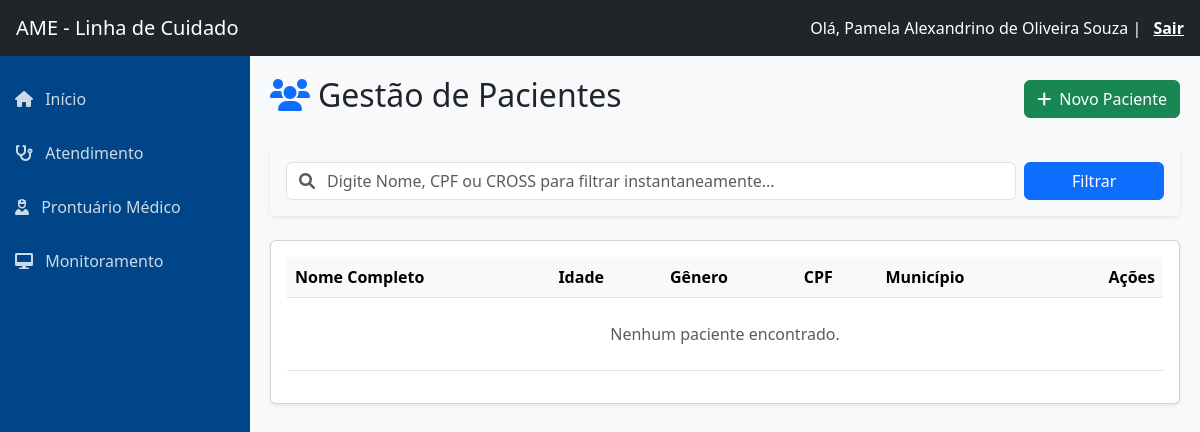
/pacientes/ (signed in), run on an earlier commit of the app's database.
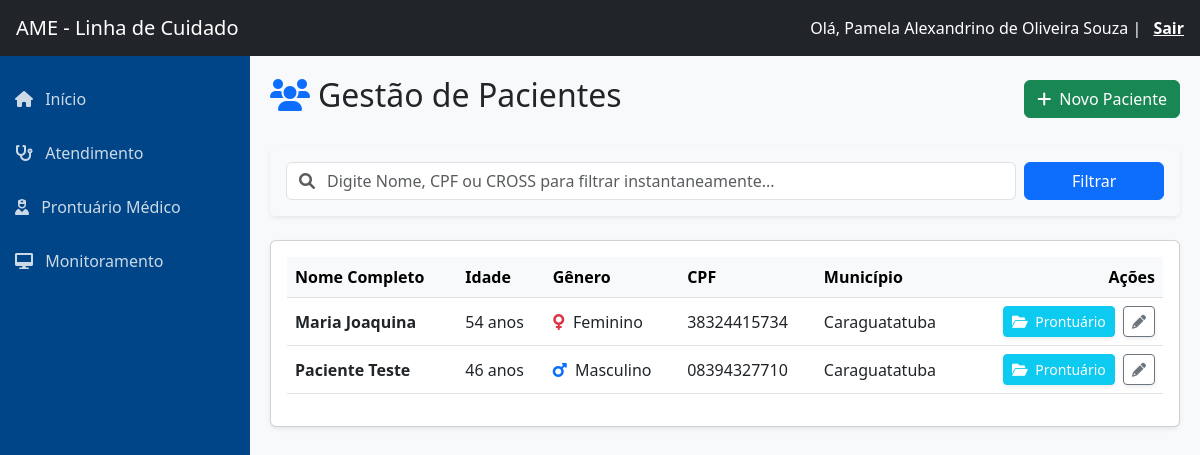
And on a later commit of the database.
### core/models.py (models this page shows, shortened)
class Usuario(AbstractUser):
    mudar_senha = models.BooleanField(default=False, verbose_name="Forçar Troca de Senha")
    email_verificado = models.BooleanField(default=False, verbose_name="Email Verificado")
    TIPO_PROFISSIONAL_CHOICES = [
        ('MED', 'Médico'),
        ('ENF', 'Enfermeiro'),
        ('NUT', 'Nutricionista'),
        ('FAR', 'Farmacêutico'),
    ]
    TIPO_REGISTRO_CHOICES = [
        ('CRM', 'CRM'),
        ('COREN', 'COREN'),
        ('CRN', 'CRN'),
        ('CRF', 'CRF'),
    ]
    tipo_profissional = models.CharField(
        max_length=3,
        choices=TIPO_PROFISSIONAL_CHOICES,
        null=True,
        blank=True,
        verbose_name="Tipo Profissional"
    )
    tipo_registro = models.CharField(
        max_length=10,
        choices=TIPO_REGISTRO_CHOICES,
        null=True,
        blank=True,
        verbose_name="Conselho (Ex: CRM)"
    )
    registro_profissional = models.CharField(
        max_length=20,
        null=True,
        blank=True,
        verbose_name="Número do Conselho"
    )
    drt = models.CharField(
        max_length=20,
        null=True,
        blank=True,
        verbose_name="DRT / Matrícula"
    )
    USERNAME_FIELD = 'username'
    REQUIRED_FIELDS = ['email', 'first_name', 'last_name']

class Paciente(models.Model):
    SEXO_CHOICES = [('M', 'Masculino'), ('F', 'Feminino')]
    ETNIA_CHOICES = [
        ('Branca', 'Branca'), ('Parda', 'Parda'),
        ('Negra', 'Negra'), ('Indígena', 'Indígena')
    ]
    nome = models.CharField(max_length=100)
    cpf = models.CharField(max_length=14, unique=True)
    sexo = models.CharField(max_length=1, choices=SEXO_CHOICES)
    etnia = models.CharField(max_length=20, choices=ETNIA_CHOICES)
    data_nascimento = models.DateField()
    data_insercao = models.DateField(default=date.today)
    data_alta = models.DateField(null=True, blank=True)
    municipio = models.CharField(max_length=100, default='Caraguatatuba')
    telefone = models.CharField(max_length=20, blank=True)
    ativo = models.BooleanField(default=True)
    siresp = models.CharField(max_length=20, null=True, blank=True, verbose_name="Número CROSS / SIRESP")
    altura_ultima = models.DecimalField(max_digits=4, decimal_places=2, null=True, blank=True)
    @property
    def idade(self):
        if not self.data_nascimento: return 0
        hoje = date.today()
        return hoje.year - self.data_nascimento.year - (
                (hoje.month, hoje.day) < (self.data_nascimento.month, self.data_nascimento.day))

### core/decorators.py (the view)
    def wrapper_func(request, *args, **kwargs):
        allowed_roles = ['MED', 'ENF', 'NUT', 'FAR']
        if request.user.is_authenticated and (
                request.user.tipo_profissional in allowed_roles or request.user.is_superuser):
            return view_func(request, *args, **kwargs)
        else:
            messages.error(request, "Acesso restrito à Equipe de Profissionais de Saúde.")
            return redirect('index')

### core/views.py (called while the page is built)
@login_required
@health_team
def gestao_pacientes(request):
    termo = request.GET.get('busca')
    abrir_modal = request.GET.get('novo') == 'true'
    if termo:
        pacientes = Paciente.objects.filter(
            Q(nome__icontains=termo) |
            Q(cpf__icontains=termo) |
            Q(siresp__icontains=termo)
        ).order_by('nome')
    else:
        pacientes = Paciente.objects.all().order_by('nome')
    return render(request, 'pacientes.html', {
        'pacientes': pacientes,
        'abrir_modal': abrir_modal
    })

### core/templates/pacientes.html (shortened to what this page needs)
{% extends 'sidebar.html' %}
{% load static %}
{% block content %}
<div class="d-flex justify-content-between align-items-center mb-4">
    <h2><i class="fas fa-users text-primary me-2"></i>Gestão de Pacientes</h2>
    <button class="btn btn-success" onclick="abrirModalNovo()">
        <i class="fas fa-plus me-2"></i>Novo Paciente
    </button>
</div>
<div class="card shadow-sm mb-4 border-0">
    <div class="card-body bg-light rounded">
        <form method="GET" class="row g-2 align-items-center" id="searchForm">
            <div class="col-md-10">
                <div class="input-group">
                    <span class="input-group-text bg-white text-muted"><i class="fas fa-search"></i></span>
                    <input type="text" name="busca" id="inputBusca" class="form-control border-start-0 ps-0"
                           placeholder="Digite Nome, CPF ou CROSS para filtrar instantaneamente..."
                           value="{{ request.GET.busca|default:'' }}" autocomplete="off" autofocus>
                </div>
            </div>
            <div class="col-md-2">
                <button type="submit" class="btn btn-primary w-100">Filtrar</button>
            </div>
        </form>
    </div>
</div>
<div class="card shadow-sm">
    <div class="card-body">
        <div class="table-responsive">
            <table class="table table-hover align-middle">
                <thead class="table-light">
                    <tr>
                        <th>Nome Completo</th>
                        <th>Idade</th>
                        <th>Gênero</th>
                        <th>CPF</th>
                        <th>Município</th>
                        <th class="text-end">Ações</th>
                    </tr>
                </thead>
                <tbody id="tabelaPacientes">
                    {% for p in pacientes %}
                    <tr class="paciente-row" data-filter="{{ p.nome|lower }} {{ p.cpf }} {{ p.siresp|default:'' }}">
                        <td class="fw-bold">
                            <a href="{% url 'detalhe_paciente' p.id %}" class="text-decoration-none text-dark hover-link" title="Abrir Prontuário Completo">
                                {{ p.nome }}
                            </a>
                        </td>
                        <td>{{ p.idade }} anos</td>
                        <td>
                            {% if p.sexo == 'M' %}
                                <i class="fas fa-mars text-primary me-1"></i> Masculino
                            {% elif p.sexo == 'F' %}
                                <i class="fas fa-venus text-danger me-1"></i> Feminino
                            {% else %}
                                -
                            {% endif %}
                        </td>
                        <td>{{ p.cpf }}</td>
                        <td>{{ p.municipio }}</td>
                        <td class="text-end">
                            <a href="{% url 'detalhe_paciente' p.id %}" class="btn btn-sm btn-info text-white me-1 shadow-sm" title="Ver Prontuário Completo">
                                <i class="fas fa-folder-open me-1"></i> Prontuário
                            </a>
                            <button class="btn btn-sm btn-outline-secondary shadow-sm" onclick="editarPaciente({{ p.id }})" title="Editar Dados Cadastrais">
                                <i class="fas fa-pencil-alt"></i>
                            </button>
                        </td>
                    </tr>
                    {% empty %}
                    <tr id="no-results">
                        <td colspan="6" class="text-center text-muted py-4">Nenhum paciente encontrado.</td>
                    </tr>
                    {% endfor %}
                </tbody>
            </table>
        </div>
    </div>
</div>
{% endblock %}

### core/templates/sidebar.html (shortened to what this page needs)
{% load static %}
<!DOCTYPE html>
<html lang="pt-br">
<head>
    <link href="https://cdn.jsdelivr.net/npm/bootstrap@5.3.0/dist/css/bootstrap.min.css" rel="stylesheet">
    <link href="https://cdnjs.cloudflare.com/ajax/libs/font-awesome/6.0.0/css/all.min.css" rel="stylesheet">
</head>
<body>
    <nav class="navbar navbar-dark bg-dark px-3">
        <a class="navbar-brand" href="#">AME - Linha de Cuidado</a>
        <div class="text-white">
            Olá, {{ user.get_full_name|default:user.username }}
            {% if user.is_superuser %}(Admin){% endif %} |
            <a href="{% url 'logout' %}" class="text-white fw-bold ms-2" style="text-decoration: underline;">Sair</a>
        </div>
    </nav>
    <div class="wrapper">
        <nav class="sidebar">
            <ul class="list-unstyled mt-3">
                <li>
                    <a href="{% url 'index' %}">
                        <i class="fas fa-home me-2"></i> Início
                    </a>
                </li>
                {% if user.is_superuser or user.tipo_profissional == 'ENF' or user.tipo_profissional == 'NUT' or user.tipo_profissional == 'FAR' or user.tipo_profissional == 'MED' %}
                <li>
                    <a href="{% url 'atendimento_opcoes' %}">
                        <i class="fas fa-stethoscope me-2"></i> Atendimento
                    </a>
                </li>
                {% endif %}
                <li>
                    <a href="{% url 'atendimento_hub' %}">
                        <i class="fas fa-user-nurse me-2"></i> Prontuário Médico
                    </a>
                </li>
                {% if user.is_superuser or user.tipo_profissional == 'ENF' or user.tipo_profissional == 'NUT' or user.tipo_profissional == 'FAR' %}
                <li>
                    <a href="{% url 'monitoramento_lista' %}">
                        <i class="fas fa-desktop me-2"></i> Monitoramento
                    </a>
                </li>
                {% endif %}
            </ul>
        </nav>
        <main class="content">
            {% block content %}
            {% endblock %}
        </main>
    </div>
</body>
</html>

### core/templates/sidebar.html (style rules this page uses)
body { min-height: 100vh; display: flex; flex-direction: column; }
.wrapper { display: flex; flex: 1; }
.sidebar { min-width: 250px; background-color: #004587; color: white; min-height: 100vh; }
.sidebar a { color: rgba(255,255,255,0.8); text-decoration: none; padding: 15px; display: block; }
.content { flex: 1; padding: 20px; background-color: #f8f9fa; }

What changed in the data, as far as the page shows it:
added Paciente: nome "Maria Joaquina", idade "54", sexo "F" (drawn), cpf "38324415734", municipio "Caraguatatuba"
added Paciente: nome "Paciente Teste", idade "46", sexo "M" (drawn), cpf "08394327710", municipio "Caraguatatuba"
Also different on the page:
text no longer shown: "Nenhum paciente encontrado."
